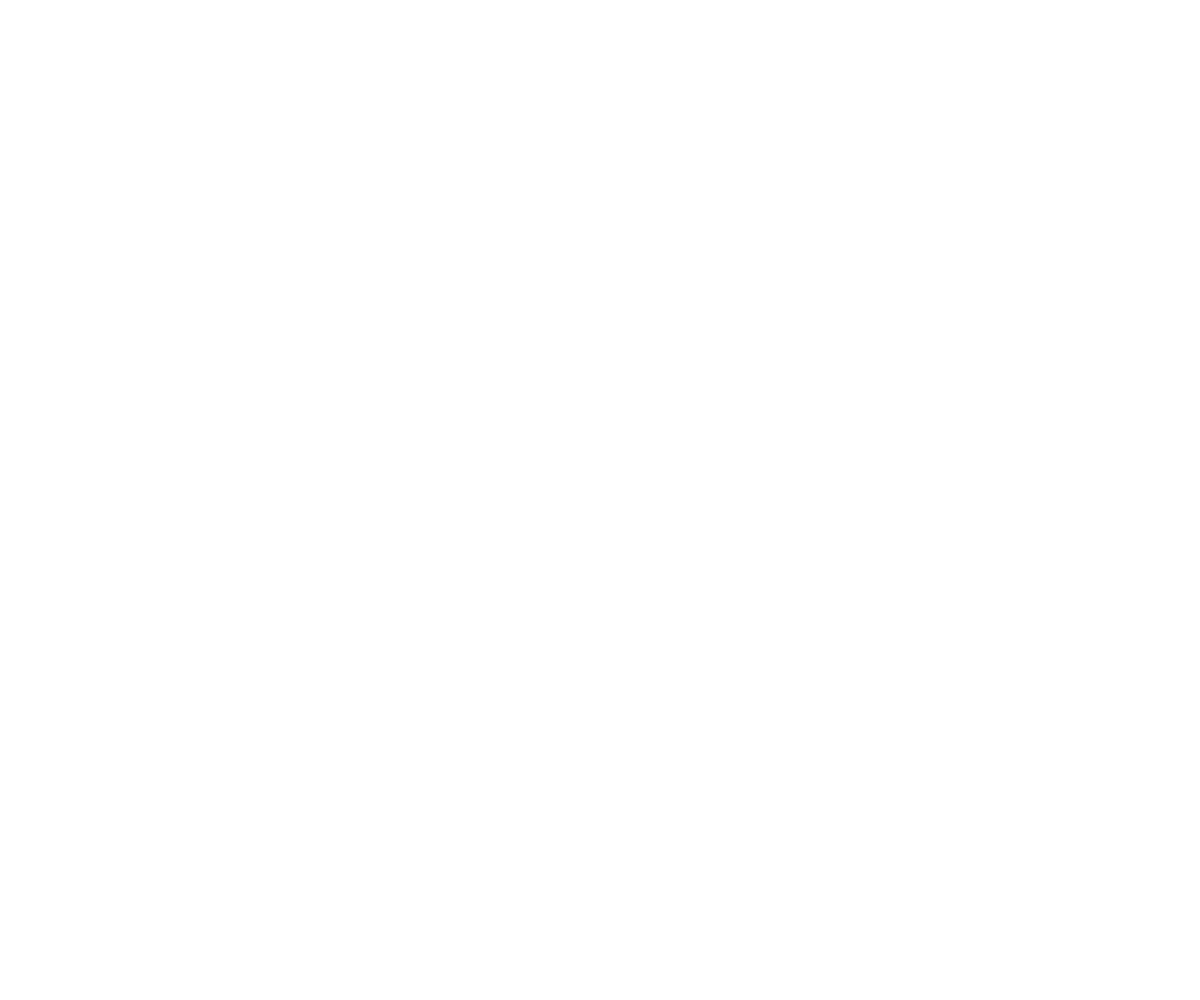
Frame 1 (no input)
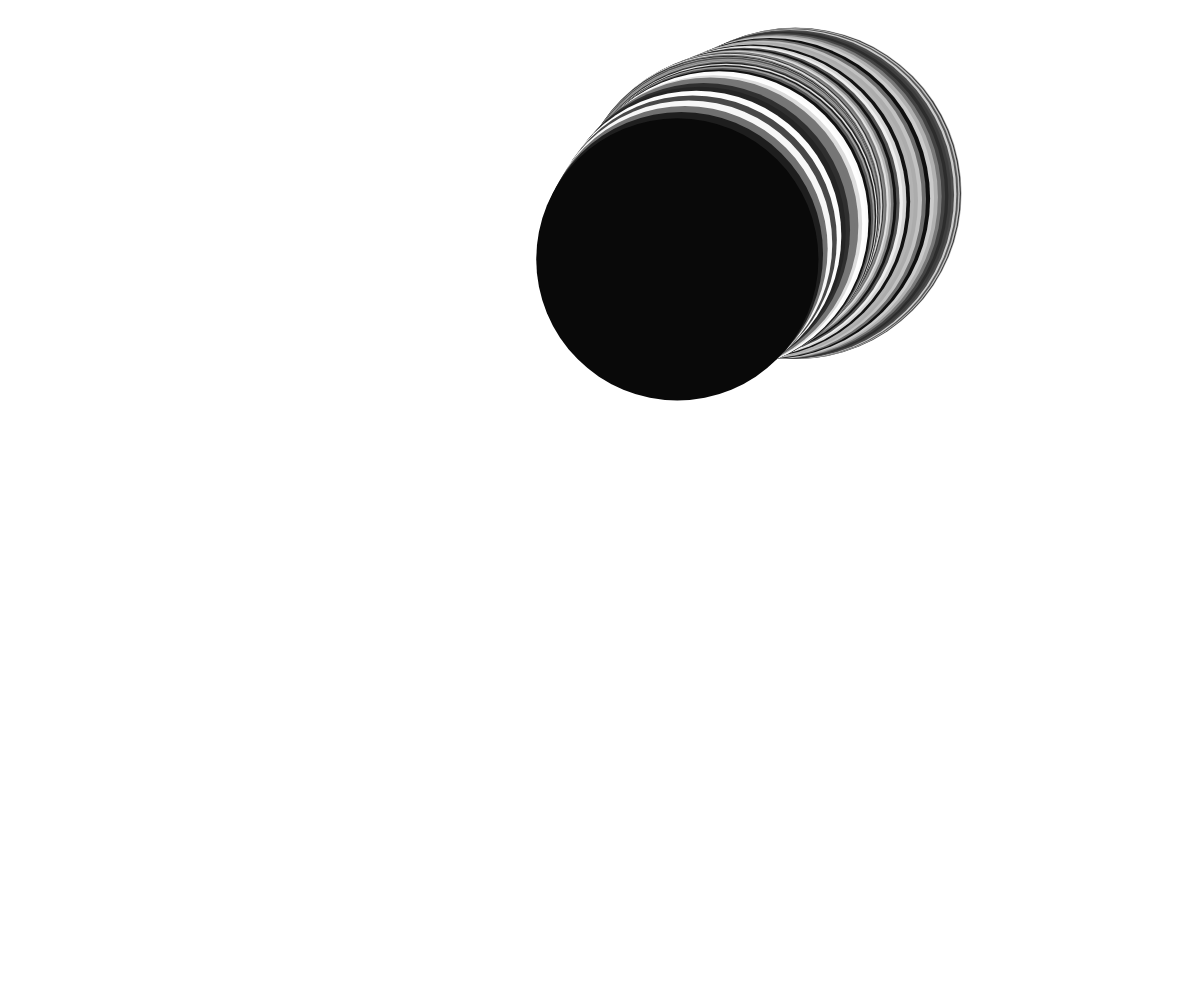
Frame 60 (no input)
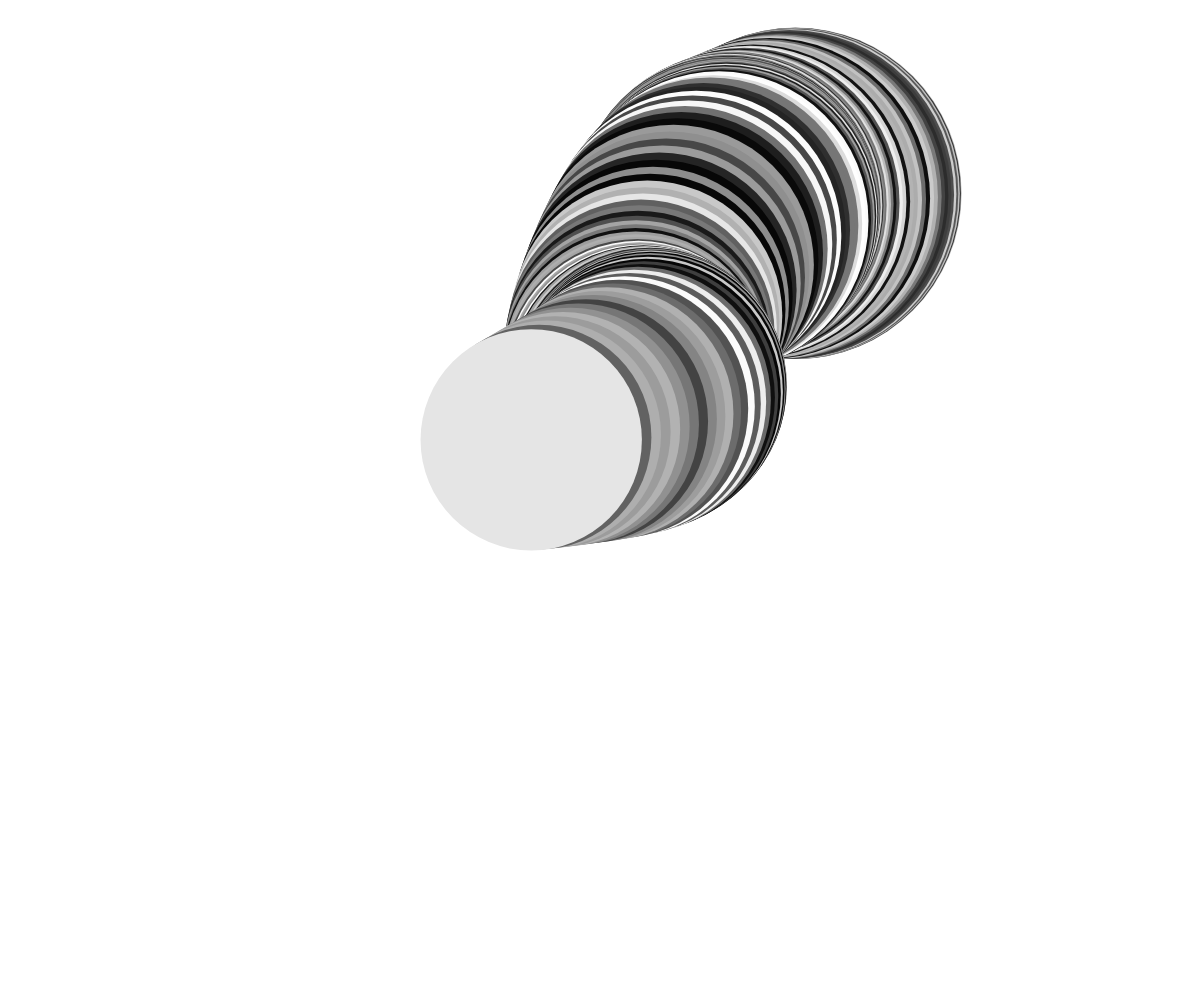
Frame 120 (the mouse pressed at the canvas centre since frame 60)

The p5.js sketch that drew these frames (run headless with seeded random() and noise() and a simulated clock; from frame 60 on, the mouse is pressed at the canvas centre):

// p5.js sketch
// ── sketch.js
//sets up my offset for use later
let xoffset = 0.0;
let yoffset = 0.0;


function setup(){
  createCanvas(windowWidth,windowHeight);
//sets up the bounds in which the circle path can move (allows it to move in many directions)

  xoffset = 1000000000;
  yoffset = 999999999;

}

 function draw(){
   noStroke();

//map and noiseX together sequences the positionof the ellipse in x axis depending on the standing of the offset setting. the same is true of the y variation
   let noiseX =noise(xoffset);
   let x = map(noiseX, 0,1,0, width);
   let noiseY = noise(yoffset);
   let y = map(noiseY,0, 1, 0, height);
// *500 determines the ellipse size. it depends on the offset whether it is larger or smaller
   ellipse(x,y,noise(xoffset)*500,noise(xoffset)*500);

fill(random(0,255))
//makes the circles follow consecutively and very close by (0.005 is such a small number)
  xoffset = xoffset + 0.005;
  yoffset = yoffset + 0.005;


 }
